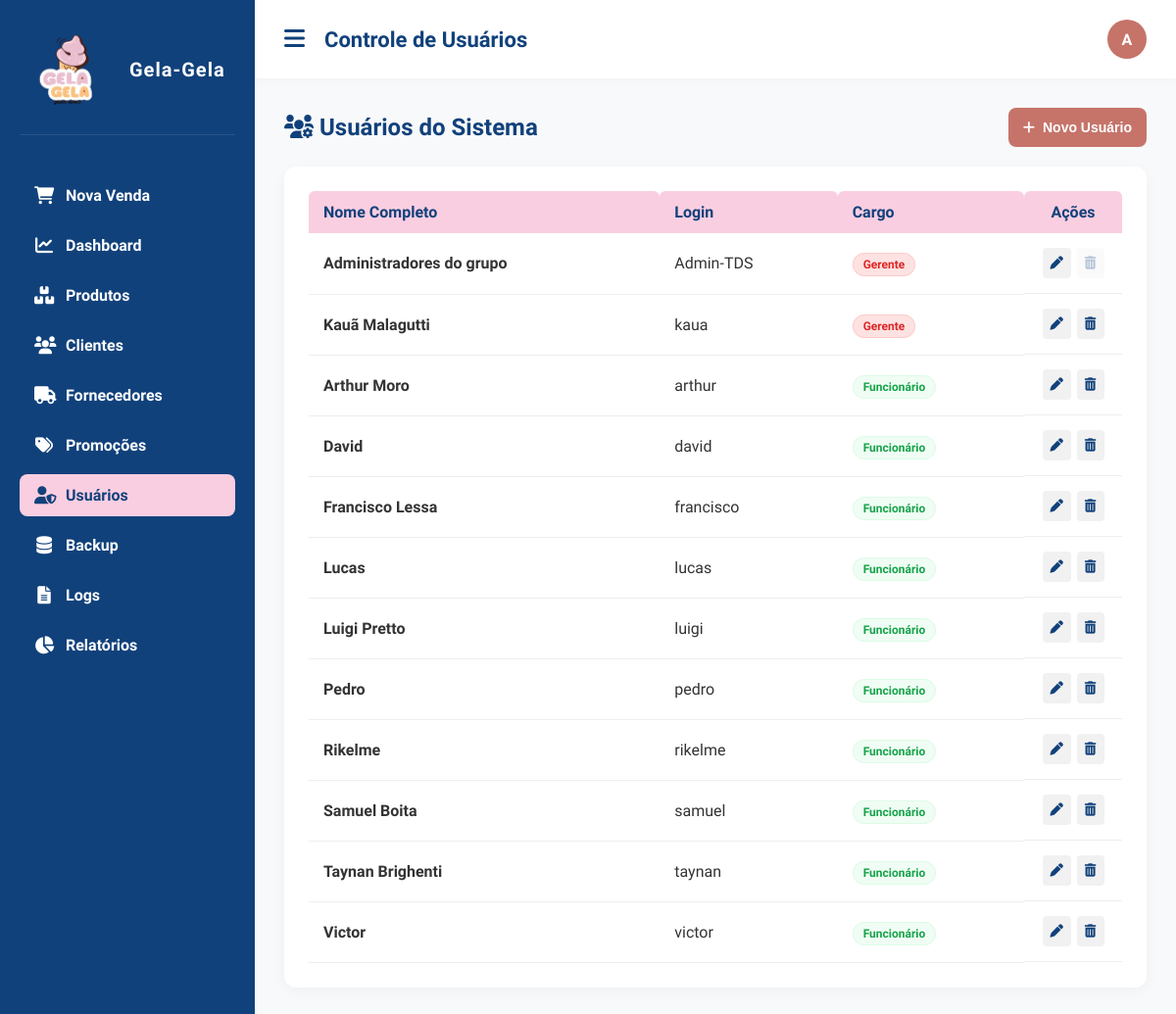
Before: /public/user.php (signed in) with the older database file.
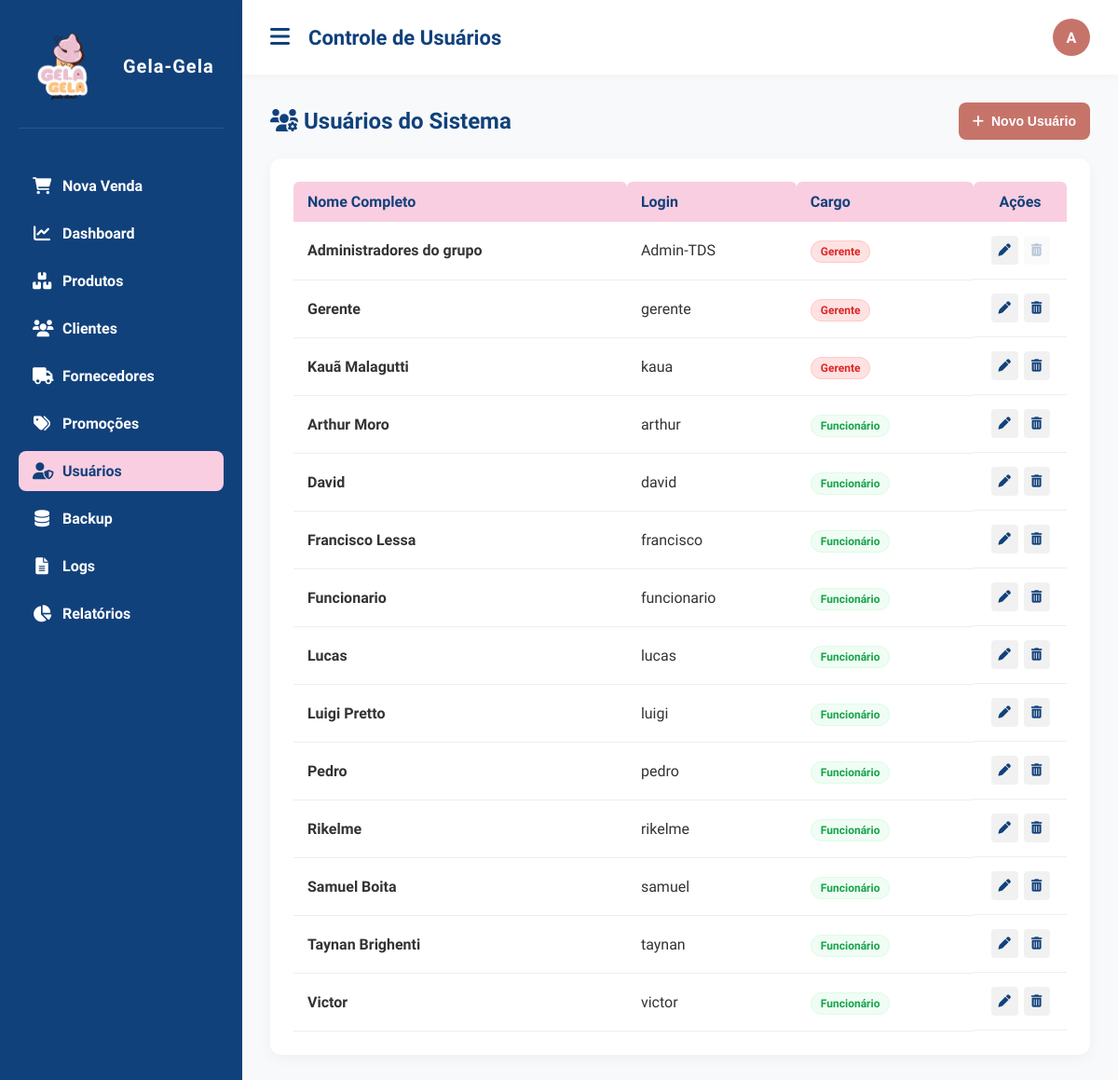
After: the same page with the newer database file.
### tables this page shows
CREATE TABLE `usuarios` (
  `usuario_id` int(11) NOT NULL,
  `nome` varchar(100) NOT NULL,
  `login` varchar(50) NOT NULL,
  `senha_hash` varchar(255) NOT NULL,
  `tipo` enum('Gerente','Funcionario') NOT NULL DEFAULT 'Funcionario',
  `ativo` tinyint(1) DEFAULT 1,
  `data_criacao` datetime DEFAULT current_timestamp(),
  `ultimo_acesso` datetime DEFAULT NULL
);

### public/user.php (the view, shortened to what the changed rows need)
<?php
require_once '../conecta.php';
$usuario_logado_id = (int)($_SESSION['usuario_id'] ?? 0);
function e($value): string
{
    return htmlspecialchars((string) $value, ENT_QUOTES, 'UTF-8');
}
$stmt = $pdo->query('SELECT usuario_id, nome, login, tipo, ativo FROM usuarios ORDER BY CASE WHEN tipo = "Gerente" THEN 0 ELSE 1 END, nome ASC');
$usuarios = $stmt ? $stmt->fetchAll(PDO::FETCH_ASSOC) : [];
?>
<!DOCTYPE html>
<html lang="pt-BR">
<head>
    <link rel="stylesheet" href="ASSETS/CSS/style.css">
    <link rel="stylesheet" href="https://cdnjs.cloudflare.com/ajax/libs/font-awesome/6.0.0/css/all.min.css">
</head>
<body>
    <div class="layout">
        <?php require_once '../components/sidebar.php'; ?>
        <main class="content">
            <header class="topbar">
                <h1>Controle de Usuários</h1>
            </header>
            <section class="main">
                <div style="display:flex; justify-content:space-between; align-items:center; gap:12px; flex-wrap:wrap; margin-bottom: 20px;">
                    <h2 style="color: var(--secondary);"><i class="fa-solid fa-users-gear"></i> Usuários do Sistema</h2>
                </div>
                <div class="box">
                    <div class="table-container">
                        <table>
                            <thead>
                                <tr>
                                    <th>Nome Completo</th>
                                    <th>Login</th>
                                    <th>Cargo</th>
                                    <th style="width: 100px; text-align: center;">Ações</th>
                                </tr>
                            </thead>
                            <tbody>
                                <?php if (!empty($usuarios)): ?>
                                    <?php foreach ($usuarios as $usuario):
                                        $idUser = (int)$usuario['usuario_id'];
                                        $tipo = (string) ($usuario['tipo'] ?? 'Funcionario');
                                        $classeTipo = $tipo === 'Gerente' ? 'danger' : 'ok';
                                        $rotuloTipo = $tipo === 'Gerente' ? 'Gerente' : 'Funcionário';
                                        $usuarioJson = htmlspecialchars(json_encode($usuario, JSON_UNESCAPED_UNICODE), ENT_QUOTES, 'UTF-8');
                                    ?>
                                        <tr>
                                            <td><strong><?= e($usuario['nome'] ?? '') ?></strong></td>
                                            <td><?= e($usuario['login'] ?? '') ?></td>
                                            <td><span class="badge <?= e($classeTipo) ?>"><?= e($rotuloTipo) ?></span></td>
                                            <td style="display:flex; gap:6px; justify-content: center;">
                                                <button class="btn-icon" title="Editar Usuário" data-usuario='<?= $usuarioJson ?>' onclick="abrirModalUsuario(this)">
                                                    <i class="fa-solid fa-pen"></i>
                                                </button>
                                                <?php if ($idUser !== $usuario_logado_id): ?>
                                                    <form method="POST" onsubmit="return confirm('Tem certeza de que deseja excluir este usuário definitivamente?');" style="display:inline;">
                                                        <button type="submit" class="btn-icon danger" title="Excluir Usuário">
                                                            <i class="fa-solid fa-trash-can"></i>
                                                        </button>
                                                    </form>
                                                <?php else: ?>
                                                    <button class="btn-icon" style="opacity:0.3; cursor:not-allowed;" title="Você não pode excluir sua própria conta" disabled>
                                                        <i class="fa-solid fa-trash-can"></i>
                                                    </button>
                                                <?php endif; ?>
                                            </td>
                                        </tr>
                                    <?php endforeach; ?>
                                <?php else: ?>
                                    <tr>
                                        <td colspan="4" style="text-align:center; padding: 25px; color:#777;">Nenhum usuário cadastrado.</td>
                                    </tr>
                                <?php endif; ?>
                            </tbody>
                        </table>
                    </div>
                </div>
            </section>
        </main>
    </div>
</body>
</html>

### components/sidebar.php (shortened to what the changed rows need)
<?php
$tipo_usuario = $_SESSION['tipo'] ?? 'Funcionario';
$paginaAtual = basename($_SERVER['PHP_SELF'], '.php');
$menus = [
    [
        'titulo' => 'Nova Venda',
        'icone'  => 'fa-cart-shopping',
        'link'   => 'vendas',
        'permissoes' => ['Gerente', 'Funcionario']
    ],
    [
        'titulo' => 'Dashboard',
        'icone'  => 'fa-chart-line',
        'link'   => 'dashboard',
        'permissoes' => ['Gerente']
    ],
    [
        'titulo' => 'Produtos',
        'icone'  => 'fa-boxes-stacked',
        'link'   => 'produtos',
        'permissoes' => ['Gerente', 'Funcionario']
    ],
    [
        'titulo' => 'Clientes',
        'icone'  => 'fa-users',
        'link'   => 'clientes',
        'permissoes' => ['Gerente', 'Funcionario']
    ],
    [
        'titulo' => 'Fornecedores',
        'icone'  => 'fa-truck',
        'link'   => 'fornecedores',
        'permissoes' => ['Gerente']
    ],
    [
        'titulo' => 'Promoções',
        'icone'  => 'fa-tags',
        'link'   => 'promo',
        'permissoes' => ['Gerente', 'Funcionario']
    ],
    [
        'titulo' => 'Usuários',
        'icone'  => 'fa-user-shield',
        'link'   => 'user',
        'permissoes' => ['Gerente']
    ],
    [
        'titulo' => 'Backup',
        'icone'  => 'fa-database',
        'link'   => 'backup',
        'permissoes' => ['Gerente']
    ],
    [
        'titulo' => 'Logs',
        'icone'  => 'fa-file-lines',
        'link'   => 'logs',
        'permissoes' => ['Gerente']
    ],
    [
        'titulo' => 'Relatórios',
        'icone'  => 'fa-chart-pie',
        'link'   => 'relatorio',
        'permissoes' => ['Gerente', 'Funcionario']
    ]
];
?>
<aside class="sidebar" id="sidebar">
    <nav>
        <?php foreach ($menus as $menu): ?>
            <?php if (in_array($tipo_usuario, $menu['permissoes'])): ?>
                <a href="<?= $menu['link'] ?>"
                    class="<?= $paginaAtual === $menu['link'] ? 'active' : '' ?>">
                    <i class="fa-solid <?= $menu['icone'] ?>"></i>
                    <?= $menu['titulo'] ?>
                </a>
            <?php endif; ?>
        <?php endforeach; ?>
    </nav>
</aside>

Changed rows visible on the page:
added usuarios: nome "Gerente", login "gerente", tipo "Gerente"
added usuarios: nome "Funcionario", login "funcionario", tipo "Funcionário"
